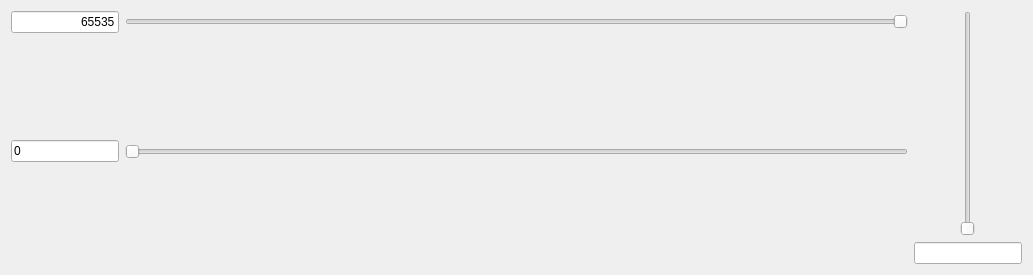
<?xml version="1.0" encoding="UTF-8"?>
<ui version="4.0">
 <class>HistogramWidget</class>
 <widget class="QWidget" name="HistogramWidget">
  <property name="geometry">
   <rect>
    <x>0</x>
    <y>0</y>
    <width>1033</width>
    <height>275</height>
   </rect>
  </property>
  <property name="windowTitle">
   <string>Form</string>
  </property>
  <layout class="QHBoxLayout" name="horizontalLayout">
   <item>
    <layout class="QVBoxLayout" name="m_leftVerticalLayout">
     <item>
      <layout class="QHBoxLayout" name="m_topHorizontalLayout">
       <property name="sizeConstraint">
        <enum>QLayout::SetDefaultConstraint</enum>
       </property>
       <item>
        <widget class="QLineEdit" name="m_gtpMaxEdit">
         <property name="sizePolicy">
          <sizepolicy hsizetype="Minimum" vsizetype="Fixed">
           <horstretch>0</horstretch>
           <verstretch>0</verstretch>
          </sizepolicy>
         </property>
         <property name="inputMask">
          <string>00000</string>
         </property>
         <property name="text">
          <string>65535</string>
         </property>
         <property name="maxLength">
          <number>5</number>
         </property>
         <property name="alignment">
          <set>Qt::AlignRight|Qt::AlignTrailing|Qt::AlignVCenter</set>
         </property>
        </widget>
       </item>
       <item>
        <widget class="QSlider" name="m_gtpMaxSlider">
         <property name="maximum">
          <number>65535</number>
         </property>
         <property name="orientation">
          <enum>Qt::Horizontal</enum>
         </property>
         <property name="invertedAppearance">
          <bool>true</bool>
         </property>
        </widget>
       </item>
      </layout>
     </item>
     <item>
      <layout class="QHBoxLayout" name="m_midHorizontalLayout"/>
     </item>
     <item>
      <layout class="QHBoxLayout" name="m_botHorizontalLayout">
       <property name="sizeConstraint">
        <enum>QLayout::SetDefaultConstraint</enum>
       </property>
       <item>
        <widget class="QLineEdit" name="m_gtpMinEdit">
         <property name="sizePolicy">
          <sizepolicy hsizetype="Fixed" vsizetype="Fixed">
           <horstretch>0</horstretch>
           <verstretch>0</verstretch>
          </sizepolicy>
         </property>
         <property name="minimumSize">
          <size>
           <width>0</width>
           <height>0</height>
          </size>
         </property>
         <property name="inputMask">
          <string>00000</string>
         </property>
         <property name="text">
          <string>0</string>
         </property>
         <property name="maxLength">
          <number>5</number>
         </property>
         <property name="clearButtonEnabled">
          <bool>false</bool>
         </property>
        </widget>
       </item>
       <item>
        <widget class="QSlider" name="m_gtpMinSlider">
         <property name="sizePolicy">
          <sizepolicy hsizetype="Expanding" vsizetype="Minimum">
           <horstretch>0</horstretch>
           <verstretch>0</verstretch>
          </sizepolicy>
         </property>
         <property name="maximum">
          <number>65535</number>
         </property>
         <property name="orientation">
          <enum>Qt::Horizontal</enum>
         </property>
        </widget>
       </item>
      </layout>
     </item>
    </layout>
   </item>
   <item>
    <layout class="QVBoxLayout" name="m_rightVerticalLayout">
     <item>
      <layout class="QHBoxLayout" name="horizontalLayout_2">
       <item>
        <spacer name="horizontalSpacer">
         <property name="orientation">
          <enum>Qt::Horizontal</enum>
         </property>
         <property name="sizeType">
          <enum>QSizePolicy::Minimum</enum>
         </property>
         <property name="sizeHint" stdset="0">
          <size>
           <width>5</width>
           <height>20</height>
          </size>
         </property>
        </spacer>
       </item>
       <item>
        <widget class="QSlider" name="m_gtpGammaSlider">
         <property name="maximum">
          <number>9999</number>
         </property>
         <property name="orientation">
          <enum>Qt::Vertical</enum>
         </property>
        </widget>
       </item>
       <item>
        <spacer name="horizontalSpacer_2">
         <property name="orientation">
          <enum>Qt::Horizontal</enum>
         </property>
         <property name="sizeType">
          <enum>QSizePolicy::Minimum</enum>
         </property>
         <property name="sizeHint" stdset="0">
          <size>
           <width>5</width>
           <height>20</height>
          </size>
         </property>
        </spacer>
       </item>
      </layout>
     </item>
     <item>
      <widget class="QLineEdit" name="m_gtpGammaEdit">
       <property name="sizePolicy">
        <sizepolicy hsizetype="Minimum" vsizetype="Fixed">
         <horstretch>0</horstretch>
         <verstretch>0</verstretch>
        </sizepolicy>
       </property>
      </widget>
     </item>
    </layout>
   </item>
  </layout>
  <zorder>m_gtpMinEdit</zorder>
  <zorder></zorder>
  <zorder></zorder>
 </widget>
 <tabstops>
  <tabstop>m_gtpMaxSlider</tabstop>
  <tabstop>m_gtpMinSlider</tabstop>
  <tabstop>m_gtpMinEdit</tabstop>
  <tabstop>m_gtpGammaEdit</tabstop>
  <tabstop>m_gtpGammaSlider</tabstop>
 </tabstops>
 <resources/>
 <connections>
  <connection>
   <sender>m_gtpGammaSlider</sender>
   <signal>valueChanged(int)</signal>
   <receiver>HistogramWidget</receiver>
   <slot>gtpGammaSliderValueChanged(int)</slot>
   <hints>
    <hint type="sourcelabel">
     <x>969</x>
     <y>123</y>
    </hint>
    <hint type="destinationlabel">
     <x>516</x>
     <y>137</y>
    </hint>
   </hints>
  </connection>
  <connection>
   <sender>m_gtpMaxSlider</sender>
   <signal>valueChanged(int)</signal>
   <receiver>HistogramWidget</receiver>
   <slot>gtpMaxSliderValueChanged(int)</slot>
   <hints>
    <hint type="sourcelabel">
     <x>401</x>
     <y>50</y>
    </hint>
    <hint type="destinationlabel">
     <x>516</x>
     <y>137</y>
    </hint>
   </hints>
  </connection>
  <connection>
   <sender>m_gtpMinSlider</sender>
   <signal>valueChanged(int)</signal>
   <receiver>HistogramWidget</receiver>
   <slot>gtpMinSliderValueChanged(int)</slot>
   <hints>
    <hint type="sourcelabel">
     <x>515</x>
     <y>224</y>
    </hint>
    <hint type="destinationlabel">
     <x>516</x>
     <y>137</y>
    </hint>
   </hints>
  </connection>
  <connection>
   <sender>m_gtpGammaEdit</sender>
   <signal>editingFinished()</signal>
   <receiver>HistogramWidget</receiver>
   <slot>gtpGammaEditChanged()</slot>
   <hints>
    <hint type="sourcelabel">
     <x>968</x>
     <y>253</y>
    </hint>
    <hint type="destinationlabel">
     <x>516</x>
     <y>137</y>
    </hint>
   </hints>
  </connection>
  <connection>
   <sender>m_gtpMaxEdit</sender>
   <signal>editingFinished()</signal>
   <receiver>HistogramWidget</receiver>
   <slot>gtpMaxEditChanged()</slot>
   <hints>
    <hint type="sourcelabel">
     <x>851</x>
     <y>49</y>
    </hint>
    <hint type="destinationlabel">
     <x>516</x>
     <y>137</y>
    </hint>
   </hints>
  </connection>
  <connection>
   <sender>m_gtpMinEdit</sender>
   <signal>editingFinished()</signal>
   <receiver>HistogramWidget</receiver>
   <slot>gtpMinEditChanged()</slot>
   <hints>
    <hint type="sourcelabel">
     <x>64</x>
     <y>223</y>
    </hint>
    <hint type="destinationlabel">
     <x>516</x>
     <y>137</y>
    </hint>
   </hints>
  </connection>
 </connections>
 <slots>
  <slot>gtpGammaSliderValueChanged(int)</slot>
  <slot>gtpMaxSliderValueChanged(int)</slot>
  <slot>gtpMinSliderValueChanged(int)</slot>
  <slot>gtpGammaEditChanged()</slot>
  <slot>gtpMaxEditChanged()</slot>
  <slot>gtpMinEditChanged()</slot>
 </slots>
</ui>
